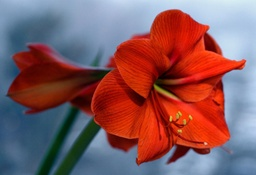
#> input picture flower.jpg, 256 x 175 px, shrunk from 1024 x 699 before the run
$ python harris_corner.py
#> lines starting #> are read from the running program, lines starting #| are printed output that depends on the picture
import numpy, skimage, skimage.color, skimage.io, pylab, scipy.signal, scipy.ndimage.filters
import os
from PIL import Image
from skimage import feature
import math
import operator

def covariance(xGrad, yGrad, x, y):
    #return numpy.cov(xGrad[x-2:x+2][y-2:y+2], yGrad[x-2:x+2][y-2:y+2])

    fXsquared = 0.0
    fYsquared = 0.0
    fXY = 0.0
    for a in range(x-2, x+2):
        for b in range(y-2, y+2):
            fXsquared += math.pow(xGrad[a][b], 2)
            fYsquared += math.pow(yGrad[a][b], 2)
            fXY += xGrad[a][b] * yGrad[a][b]
    return [fXsquared/25.0, fXY/25.0, fXY/25.0, fYsquared/25.0]

if __name__ == '__main__':
    A = skimage.img_as_float(skimage.io.imread('flower.jpg'))
    lum = skimage.color.rgb2gray(A)
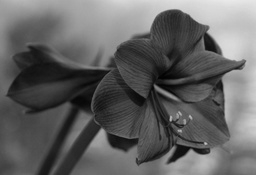
#> lum: shape (175, 256) float64; min 0.01, max 0.921, mean 0.391

    print("Gaussian smoothing...")
    gau = numpy.array([[0.003, 0.013, 0.022, 0.013, 0.003],
                       [0.013, 0.059, 0.097, 0.059, 0.013],
                       [0.022, 0.097, 0.159, 0.097, 0.022],
                       [0.013, 0.059, 0.097, 0.059, 0.013],
                       [0.003, 0.013, 0.022, 0.013, 0.003]])

    myGaussian = scipy.signal.convolve2d(lum, gau)
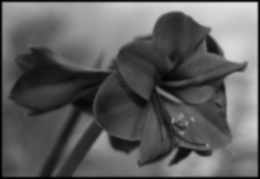
#> myGaussian: shape (179, 260) float64; min 0.000838, max 0.889, mean 0.371
    print("Computing smoothed gradients...")
    xGrad, yGrad = numpy.gradient(myGaussian)
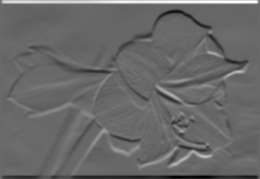
#> xGrad: shape (179, 260) float64; min -0.204, max 0.291, mean 0.000139; drawn with min black and max white
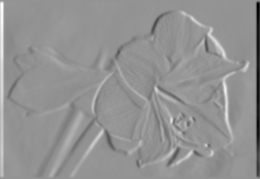
#> yGrad: shape (179, 260) float64; min -0.283, max 0.207, mean -7.99e-05; drawn with min black and max white

    #C = numpy.empty((myGaussian.shape[0], myGaussian.shape[1], 4))

    Threshold = 0.0002
    L = {}

    twenty = int(myGaussian.shape[0]*0.2)+2
#> twenty = 37
    forty = int(myGaussian.shape[0]*0.4)+2
#> forty = 73
    sixty = int(myGaussian.shape[0]*0.6)+2
#> sixty = 109
    eighty = int(myGaussian.shape[0]*0.8)+2
#> eighty = 145

    print("Finding corners...")
    for x in range(2, myGaussian.shape[0]-2):
        if(x == twenty): print("20% done")
        if(x == forty): print("40% done")
        if(x == sixty): print("60% done")
        if(x == eighty): print("80% done")
        for y in range(2, myGaussian.shape[1]-2):
            a, b, c, d = covariance(xGrad, yGrad, x, y)
            w, v = numpy.linalg.eig([[a, b], [c, d]])
            #print(sorted(w)[0])
            if(sorted(w)[0] >= Threshold):
                L[(x-2, y-2)] = w[0]
    #print(len(L))
    #sortedList = sorted(L.items(), key=operator.itemgetter(1)).reverse()

    print("Non-maximum suppression...")
    for key in L:
        tempX = key[0]
        tempY = key[1]
        if((tempX-1, tempY-1) in L and L[(tempX-1, tempY-1)] > L[key]):
            pass
        elif((tempX-1, tempY) in L and L[(tempX-1, tempY)] > L[key]):
            pass
        elif((tempX-1, tempY+1) in L and L[(tempX-1, tempY+1)] > L[key]):
            pass
        elif((tempX, tempY-1) in L and L[(tempX, tempY-1)] > L[key]):
            pass
        elif ((tempX, tempY) in L and L[(tempX, tempY)] > L[key]):
            pass
        elif ((tempX, tempY+1) in L and L[(tempX, tempY+1)] > L[key]):
            pass
        elif ((tempX+1, tempY - 1) in L and L[(tempX+1, tempY - 1)] > L[key]):
            pass
        elif ((tempX+1, tempY) in L and L[(tempX+1, tempY)] > L[key]):
            pass
        elif ((tempX + 1, tempY + 1) in L and L[(tempX + 1, tempY + 1)] > L[key]):
            pass
        else:
            pylab.plot(key[1], key[0], 'bs')
#> this loop made 1111 passes
#> key on passes 1 to 3: (0, 0), (0, 1), (0, 2)

    print("Finished.")
    pylab.imshow(A)
    pylab.show()
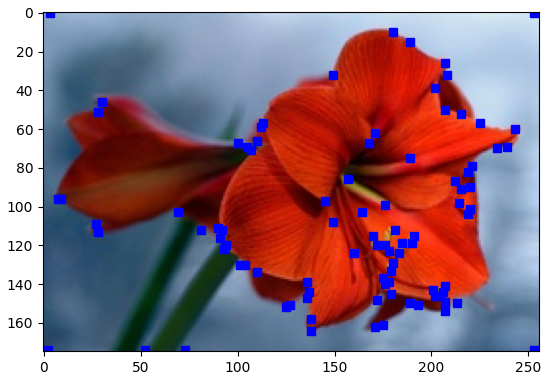
#> figure drawn by matplotlib, 1 panel
